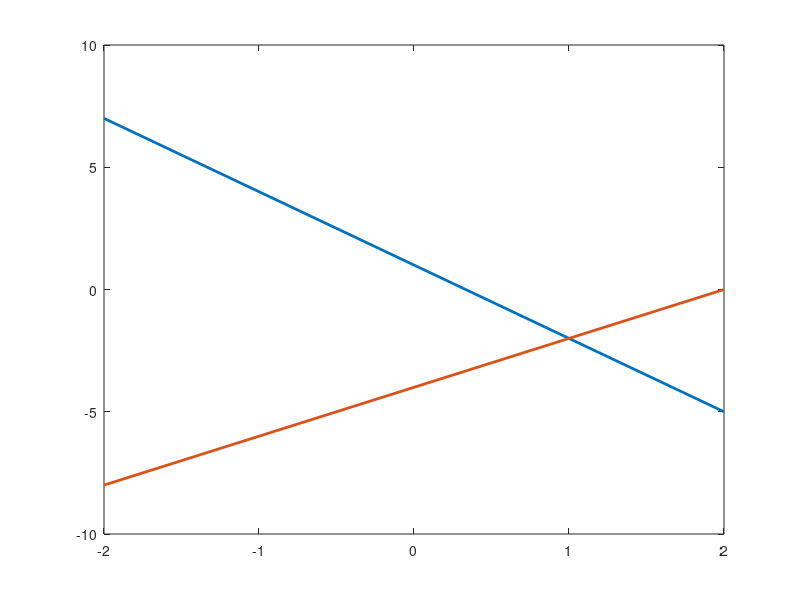

The MATLAB script that drew this image: (Note: this script raises an error after producing the figure.)
% 1) Considerando o seguinte SELA:
% 3x+y=1
% 2x-y=4
% a)Faça a representação gráfica do problema.
% b)Resolva o problema usando um método direto.
% c)Resolva o problema usando um método iterativo, com erro 0.001
%----------

close all
clear all
clc

%---------------------
% Questão 1)a

%primeira equação

% 3x+y=1
% y=-3x+1

x=[-2,2];
y=x*-3+1;
plot(x,y,"linewidth",2);

%segunda equação
% 2x-y=4
% y = 2x-4

x=[-2,2];
y=x*2-4;
hold on
plot(x,y,"linewidth",2);


%---------------------------
% Questão 1)b

%Matriz dos coeficientes
A=[3 1;2 -1];

b=[1;4];
x = SELA_givens(A,b);
fprintf('Direto\n')
x
plot(x(1),x(2),'*k',"linewidth",2,"markersize",20);

%----------------------------
% Questão 1)c
erro=0.001;
x0=[0;0];
kmax=10000;
x=gauss_jacobi( A, b, x0, kmax, erro);
fprintf('Iterativo\n')
x
plot(x(1),x(2),'or',"linewidth",2,"markersize",20);
grid on

legend('Eq. 1','Eq. 2','Direto','Iterativo');

